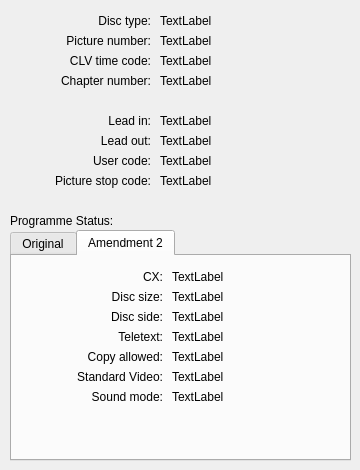
<?xml version="1.0" encoding="UTF-8"?>
<ui version="4.0">
 <class>VbiDialog</class>
 <widget class="QDialog" name="VbiDialog">
  <property name="geometry">
   <rect>
    <x>0</x>
    <y>0</y>
    <width>360</width>
    <height>470</height>
   </rect>
  </property>
  <property name="minimumSize">
   <size>
    <width>360</width>
    <height>470</height>
   </size>
  </property>
  <property name="maximumSize">
   <size>
    <width>360</width>
    <height>490</height>
   </size>
  </property>
  <property name="windowTitle">
   <string>Decoded VBI</string>
  </property>
  <widget class="QLabel" name="label">
   <property name="geometry">
    <rect>
     <x>10</x>
     <y>10</y>
     <width>141</width>
     <height>21</height>
    </rect>
   </property>
   <property name="text">
    <string>Disc type:</string>
   </property>
   <property name="alignment">
    <set>Qt::AlignRight|Qt::AlignTrailing|Qt::AlignVCenter</set>
   </property>
  </widget>
  <widget class="QLabel" name="label_2">
   <property name="geometry">
    <rect>
     <x>10</x>
     <y>110</y>
     <width>141</width>
     <height>21</height>
    </rect>
   </property>
   <property name="text">
    <string>Lead in:</string>
   </property>
   <property name="alignment">
    <set>Qt::AlignRight|Qt::AlignTrailing|Qt::AlignVCenter</set>
   </property>
  </widget>
  <widget class="QLabel" name="label_3">
   <property name="geometry">
    <rect>
     <x>10</x>
     <y>130</y>
     <width>141</width>
     <height>21</height>
    </rect>
   </property>
   <property name="text">
    <string>Lead out:</string>
   </property>
   <property name="alignment">
    <set>Qt::AlignRight|Qt::AlignTrailing|Qt::AlignVCenter</set>
   </property>
  </widget>
  <widget class="QLabel" name="label_4">
   <property name="geometry">
    <rect>
     <x>10</x>
     <y>150</y>
     <width>141</width>
     <height>21</height>
    </rect>
   </property>
   <property name="text">
    <string>User code:</string>
   </property>
   <property name="alignment">
    <set>Qt::AlignRight|Qt::AlignTrailing|Qt::AlignVCenter</set>
   </property>
  </widget>
  <widget class="QLabel" name="label_5">
   <property name="geometry">
    <rect>
     <x>10</x>
     <y>30</y>
     <width>141</width>
     <height>21</height>
    </rect>
   </property>
   <property name="text">
    <string>Picture number:</string>
   </property>
   <property name="alignment">
    <set>Qt::AlignRight|Qt::AlignTrailing|Qt::AlignVCenter</set>
   </property>
  </widget>
  <widget class="QLabel" name="label_6">
   <property name="geometry">
    <rect>
     <x>10</x>
     <y>170</y>
     <width>141</width>
     <height>21</height>
    </rect>
   </property>
   <property name="text">
    <string>Picture stop code:</string>
   </property>
   <property name="alignment">
    <set>Qt::AlignRight|Qt::AlignTrailing|Qt::AlignVCenter</set>
   </property>
  </widget>
  <widget class="QLabel" name="label_7">
   <property name="geometry">
    <rect>
     <x>10</x>
     <y>50</y>
     <width>141</width>
     <height>21</height>
    </rect>
   </property>
   <property name="text">
    <string>CLV time code:</string>
   </property>
   <property name="alignment">
    <set>Qt::AlignRight|Qt::AlignTrailing|Qt::AlignVCenter</set>
   </property>
  </widget>
  <widget class="QLabel" name="discTypeLabel">
   <property name="geometry">
    <rect>
     <x>160</x>
     <y>10</y>
     <width>161</width>
     <height>21</height>
    </rect>
   </property>
   <property name="text">
    <string>TextLabel</string>
   </property>
  </widget>
  <widget class="QLabel" name="pictureNumberLabel">
   <property name="geometry">
    <rect>
     <x>160</x>
     <y>30</y>
     <width>161</width>
     <height>21</height>
    </rect>
   </property>
   <property name="text">
    <string>TextLabel</string>
   </property>
  </widget>
  <widget class="QLabel" name="clvTimeCodeLabel">
   <property name="geometry">
    <rect>
     <x>160</x>
     <y>50</y>
     <width>161</width>
     <height>21</height>
    </rect>
   </property>
   <property name="text">
    <string>TextLabel</string>
   </property>
  </widget>
  <widget class="QLabel" name="leadInLabel">
   <property name="geometry">
    <rect>
     <x>160</x>
     <y>110</y>
     <width>161</width>
     <height>21</height>
    </rect>
   </property>
   <property name="text">
    <string>TextLabel</string>
   </property>
  </widget>
  <widget class="QLabel" name="leadOutLabel">
   <property name="geometry">
    <rect>
     <x>160</x>
     <y>130</y>
     <width>161</width>
     <height>21</height>
    </rect>
   </property>
   <property name="text">
    <string>TextLabel</string>
   </property>
  </widget>
  <widget class="QLabel" name="userCodeLabel">
   <property name="geometry">
    <rect>
     <x>160</x>
     <y>150</y>
     <width>161</width>
     <height>21</height>
    </rect>
   </property>
   <property name="text">
    <string>TextLabel</string>
   </property>
  </widget>
  <widget class="QLabel" name="pictureStopCodeLabel">
   <property name="geometry">
    <rect>
     <x>160</x>
     <y>170</y>
     <width>161</width>
     <height>21</height>
    </rect>
   </property>
   <property name="text">
    <string>TextLabel</string>
   </property>
  </widget>
  <widget class="QLabel" name="label_8">
   <property name="geometry">
    <rect>
     <x>10</x>
     <y>70</y>
     <width>141</width>
     <height>21</height>
    </rect>
   </property>
   <property name="text">
    <string>Chapter number:</string>
   </property>
   <property name="alignment">
    <set>Qt::AlignRight|Qt::AlignTrailing|Qt::AlignVCenter</set>
   </property>
  </widget>
  <widget class="QLabel" name="chapterNumberLabel">
   <property name="geometry">
    <rect>
     <x>160</x>
     <y>70</y>
     <width>161</width>
     <height>21</height>
    </rect>
   </property>
   <property name="text">
    <string>TextLabel</string>
   </property>
  </widget>
  <widget class="QTabWidget" name="tabWidget">
   <property name="geometry">
    <rect>
     <x>10</x>
     <y>230</y>
     <width>341</width>
     <height>231</height>
    </rect>
   </property>
   <property name="currentIndex">
    <number>1</number>
   </property>
   <widget class="QWidget" name="tab">
    <attribute name="title">
     <string>Original</string>
    </attribute>
    <widget class="QLabel" name="parityCorrectLabel">
     <property name="geometry">
      <rect>
       <x>160</x>
       <y>170</y>
       <width>171</width>
       <height>21</height>
      </rect>
     </property>
     <property name="text">
      <string>TextLabel</string>
     </property>
    </widget>
    <widget class="QLabel" name="cxLabel">
     <property name="geometry">
      <rect>
       <x>160</x>
       <y>10</y>
       <width>171</width>
       <height>21</height>
      </rect>
     </property>
     <property name="text">
      <string>TextLabel</string>
     </property>
    </widget>
    <widget class="QLabel" name="programmeDumpLabel">
     <property name="geometry">
      <rect>
       <x>160</x>
       <y>90</y>
       <width>171</width>
       <height>21</height>
      </rect>
     </property>
     <property name="text">
      <string>TextLabel</string>
     </property>
    </widget>
    <widget class="QLabel" name="discSizeLabel">
     <property name="geometry">
      <rect>
       <x>160</x>
       <y>30</y>
       <width>171</width>
       <height>21</height>
      </rect>
     </property>
     <property name="text">
      <string>TextLabel</string>
     </property>
    </widget>
    <widget class="QLabel" name="label_15">
     <property name="geometry">
      <rect>
       <x>10</x>
       <y>110</y>
       <width>141</width>
       <height>21</height>
      </rect>
     </property>
     <property name="text">
      <string>FM/FM Multiplex:</string>
     </property>
     <property name="alignment">
      <set>Qt::AlignRight|Qt::AlignTrailing|Qt::AlignVCenter</set>
     </property>
    </widget>
    <widget class="QLabel" name="label_13">
     <property name="geometry">
      <rect>
       <x>10</x>
       <y>70</y>
       <width>141</width>
       <height>21</height>
      </rect>
     </property>
     <property name="text">
      <string>Teletext:</string>
     </property>
     <property name="alignment">
      <set>Qt::AlignRight|Qt::AlignTrailing|Qt::AlignVCenter</set>
     </property>
    </widget>
    <widget class="QLabel" name="label_12">
     <property name="geometry">
      <rect>
       <x>10</x>
       <y>50</y>
       <width>141</width>
       <height>21</height>
      </rect>
     </property>
     <property name="text">
      <string>Disc side:</string>
     </property>
     <property name="alignment">
      <set>Qt::AlignRight|Qt::AlignTrailing|Qt::AlignVCenter</set>
     </property>
    </widget>
    <widget class="QLabel" name="teletextLabel">
     <property name="geometry">
      <rect>
       <x>160</x>
       <y>70</y>
       <width>171</width>
       <height>21</height>
      </rect>
     </property>
     <property name="text">
      <string>TextLabel</string>
     </property>
    </widget>
    <widget class="QLabel" name="label_11">
     <property name="geometry">
      <rect>
       <x>10</x>
       <y>30</y>
       <width>141</width>
       <height>21</height>
      </rect>
     </property>
     <property name="text">
      <string>Disc size:</string>
     </property>
     <property name="alignment">
      <set>Qt::AlignRight|Qt::AlignTrailing|Qt::AlignVCenter</set>
     </property>
    </widget>
    <widget class="QLabel" name="soundModeLabel">
     <property name="geometry">
      <rect>
       <x>160</x>
       <y>150</y>
       <width>171</width>
       <height>21</height>
      </rect>
     </property>
     <property name="text">
      <string>TextLabel</string>
     </property>
    </widget>
    <widget class="QLabel" name="label_10">
     <property name="geometry">
      <rect>
       <x>10</x>
       <y>10</y>
       <width>141</width>
       <height>21</height>
      </rect>
     </property>
     <property name="text">
      <string>CX:</string>
     </property>
     <property name="alignment">
      <set>Qt::AlignRight|Qt::AlignTrailing|Qt::AlignVCenter</set>
     </property>
    </widget>
    <widget class="QLabel" name="label_14">
     <property name="geometry">
      <rect>
       <x>10</x>
       <y>90</y>
       <width>141</width>
       <height>21</height>
      </rect>
     </property>
     <property name="text">
      <string>Programme dump:</string>
     </property>
     <property name="alignment">
      <set>Qt::AlignRight|Qt::AlignTrailing|Qt::AlignVCenter</set>
     </property>
    </widget>
    <widget class="QLabel" name="fmFmMultiplexLabel">
     <property name="geometry">
      <rect>
       <x>160</x>
       <y>110</y>
       <width>171</width>
       <height>21</height>
      </rect>
     </property>
     <property name="text">
      <string>TextLabel</string>
     </property>
    </widget>
    <widget class="QLabel" name="label_16">
     <property name="geometry">
      <rect>
       <x>10</x>
       <y>130</y>
       <width>141</width>
       <height>21</height>
      </rect>
     </property>
     <property name="text">
      <string>Digital:</string>
     </property>
     <property name="alignment">
      <set>Qt::AlignRight|Qt::AlignTrailing|Qt::AlignVCenter</set>
     </property>
    </widget>
    <widget class="QLabel" name="digitalLabel">
     <property name="geometry">
      <rect>
       <x>160</x>
       <y>130</y>
       <width>171</width>
       <height>21</height>
      </rect>
     </property>
     <property name="text">
      <string>TextLabel</string>
     </property>
    </widget>
    <widget class="QLabel" name="discSideLabel">
     <property name="geometry">
      <rect>
       <x>160</x>
       <y>50</y>
       <width>171</width>
       <height>21</height>
      </rect>
     </property>
     <property name="text">
      <string>TextLabel</string>
     </property>
    </widget>
    <widget class="QLabel" name="label_17">
     <property name="geometry">
      <rect>
       <x>10</x>
       <y>150</y>
       <width>141</width>
       <height>21</height>
      </rect>
     </property>
     <property name="text">
      <string>Sound mode:</string>
     </property>
     <property name="alignment">
      <set>Qt::AlignRight|Qt::AlignTrailing|Qt::AlignVCenter</set>
     </property>
    </widget>
    <widget class="QLabel" name="label_18">
     <property name="geometry">
      <rect>
       <x>10</x>
       <y>170</y>
       <width>141</width>
       <height>21</height>
      </rect>
     </property>
     <property name="text">
      <string>Parity correct:</string>
     </property>
     <property name="alignment">
      <set>Qt::AlignRight|Qt::AlignTrailing|Qt::AlignVCenter</set>
     </property>
    </widget>
   </widget>
   <widget class="QWidget" name="tab_2">
    <attribute name="title">
     <string>Amendment 2</string>
    </attribute>
    <widget class="QLabel" name="label_20">
     <property name="geometry">
      <rect>
       <x>10</x>
       <y>130</y>
       <width>141</width>
       <height>21</height>
      </rect>
     </property>
     <property name="text">
      <string>Sound mode:</string>
     </property>
     <property name="alignment">
      <set>Qt::AlignRight|Qt::AlignTrailing|Qt::AlignVCenter</set>
     </property>
    </widget>
    <widget class="QLabel" name="copyAllowedLabelAm2">
     <property name="geometry">
      <rect>
       <x>160</x>
       <y>90</y>
       <width>171</width>
       <height>21</height>
      </rect>
     </property>
     <property name="text">
      <string>TextLabel</string>
     </property>
    </widget>
    <widget class="QLabel" name="soundModeLabelAm2">
     <property name="geometry">
      <rect>
       <x>160</x>
       <y>130</y>
       <width>171</width>
       <height>21</height>
      </rect>
     </property>
     <property name="text">
      <string>TextLabel</string>
     </property>
    </widget>
    <widget class="QLabel" name="standardVideoLabelAm2">
     <property name="geometry">
      <rect>
       <x>160</x>
       <y>110</y>
       <width>171</width>
       <height>21</height>
      </rect>
     </property>
     <property name="text">
      <string>TextLabel</string>
     </property>
    </widget>
    <widget class="QLabel" name="cxLabelAm2">
     <property name="geometry">
      <rect>
       <x>160</x>
       <y>10</y>
       <width>171</width>
       <height>21</height>
      </rect>
     </property>
     <property name="text">
      <string>TextLabel</string>
     </property>
    </widget>
    <widget class="QLabel" name="discSizeLabelAm2">
     <property name="geometry">
      <rect>
       <x>160</x>
       <y>30</y>
       <width>171</width>
       <height>21</height>
      </rect>
     </property>
     <property name="text">
      <string>TextLabel</string>
     </property>
    </widget>
    <widget class="QLabel" name="label_22">
     <property name="geometry">
      <rect>
       <x>10</x>
       <y>90</y>
       <width>141</width>
       <height>21</height>
      </rect>
     </property>
     <property name="text">
      <string>Copy allowed:</string>
     </property>
     <property name="alignment">
      <set>Qt::AlignRight|Qt::AlignTrailing|Qt::AlignVCenter</set>
     </property>
    </widget>
    <widget class="QLabel" name="label_23">
     <property name="geometry">
      <rect>
       <x>10</x>
       <y>10</y>
       <width>141</width>
       <height>21</height>
      </rect>
     </property>
     <property name="text">
      <string>CX:</string>
     </property>
     <property name="alignment">
      <set>Qt::AlignRight|Qt::AlignTrailing|Qt::AlignVCenter</set>
     </property>
    </widget>
    <widget class="QLabel" name="discSideLabelAm2">
     <property name="geometry">
      <rect>
       <x>160</x>
       <y>50</y>
       <width>171</width>
       <height>21</height>
      </rect>
     </property>
     <property name="text">
      <string>TextLabel</string>
     </property>
    </widget>
    <widget class="QLabel" name="label_24">
     <property name="geometry">
      <rect>
       <x>10</x>
       <y>50</y>
       <width>141</width>
       <height>21</height>
      </rect>
     </property>
     <property name="text">
      <string>Disc side:</string>
     </property>
     <property name="alignment">
      <set>Qt::AlignRight|Qt::AlignTrailing|Qt::AlignVCenter</set>
     </property>
    </widget>
    <widget class="QLabel" name="teletextLabelAm2">
     <property name="geometry">
      <rect>
       <x>160</x>
       <y>70</y>
       <width>171</width>
       <height>21</height>
      </rect>
     </property>
     <property name="text">
      <string>TextLabel</string>
     </property>
    </widget>
    <widget class="QLabel" name="label_25">
     <property name="geometry">
      <rect>
       <x>10</x>
       <y>70</y>
       <width>141</width>
       <height>21</height>
      </rect>
     </property>
     <property name="text">
      <string>Teletext:</string>
     </property>
     <property name="alignment">
      <set>Qt::AlignRight|Qt::AlignTrailing|Qt::AlignVCenter</set>
     </property>
    </widget>
    <widget class="QLabel" name="label_26">
     <property name="geometry">
      <rect>
       <x>10</x>
       <y>30</y>
       <width>141</width>
       <height>21</height>
      </rect>
     </property>
     <property name="text">
      <string>Disc size:</string>
     </property>
     <property name="alignment">
      <set>Qt::AlignRight|Qt::AlignTrailing|Qt::AlignVCenter</set>
     </property>
    </widget>
    <widget class="QLabel" name="label_27">
     <property name="geometry">
      <rect>
       <x>10</x>
       <y>110</y>
       <width>141</width>
       <height>21</height>
      </rect>
     </property>
     <property name="text">
      <string>Standard Video:</string>
     </property>
     <property name="alignment">
      <set>Qt::AlignRight|Qt::AlignTrailing|Qt::AlignVCenter</set>
     </property>
    </widget>
   </widget>
  </widget>
  <widget class="QLabel" name="label_19">
   <property name="geometry">
    <rect>
     <x>10</x>
     <y>210</y>
     <width>221</width>
     <height>21</height>
    </rect>
   </property>
   <property name="text">
    <string>Programme Status:</string>
   </property>
   <property name="alignment">
    <set>Qt::AlignLeading|Qt::AlignLeft|Qt::AlignVCenter</set>
   </property>
  </widget>
 </widget>
 <resources/>
 <connections/>
</ui>
